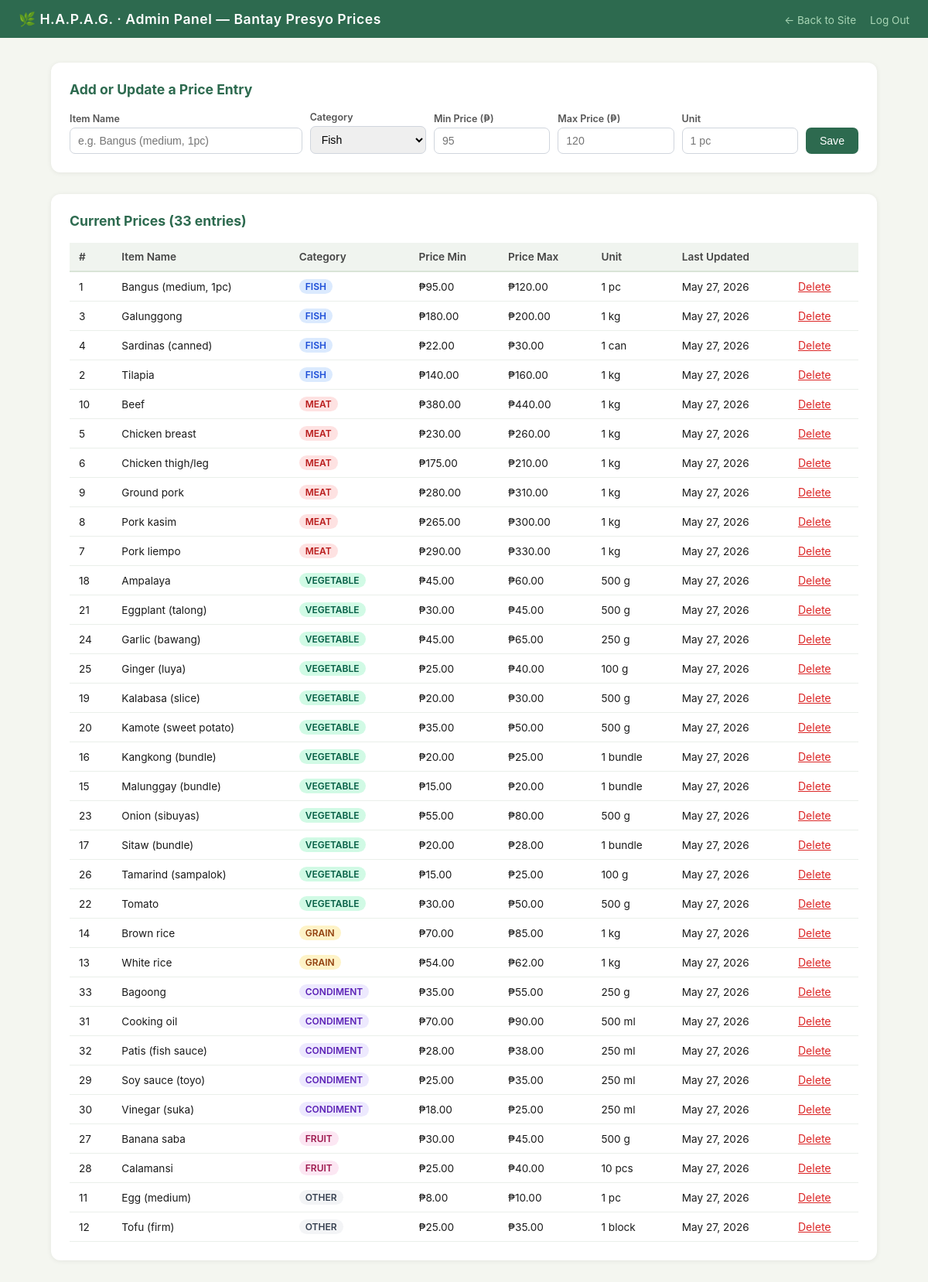
The app's page /admin/prices.php (signed in) with its own data.
### tables this page shows
CREATE TABLE IF NOT EXISTS food_prices (
  id            INT UNSIGNED AUTO_INCREMENT PRIMARY KEY,
  item_name     VARCHAR(191) NOT NULL,
  category      ENUM('fish','meat','vegetable','grain','condiment','fruit','dairy','other') NOT NULL DEFAULT 'other',
  price_min     DECIMAL(8,2) NOT NULL DEFAULT 0,
  price_max     DECIMAL(8,2) NOT NULL DEFAULT 0,
  unit          VARCHAR(40)  NOT NULL DEFAULT '1 kg',
  source        VARCHAR(100) DEFAULT 'DA Bantay Presyo',
  updated_at    DATETIME NOT NULL DEFAULT CURRENT_TIMESTAMP ON UPDATE CURRENT_TIMESTAMP,
  INDEX idx_category (category)
);

### admin/prices.php (the view, shortened to what this page needs)
<?php
$pdo  = db();
$prices = $pdo->query(
    'SELECT * FROM food_prices ORDER BY category, item_name'
)->fetchAll();
$categories = ['fish','meat','vegetable','grain','condiment','fruit','dairy','other'];
?>
<!DOCTYPE html>
<html lang="en">
<head>
</head>
<body>
<div class="topbar">
  <h1>🌿 H.A.P.A.G. · Admin Panel — Bantay Presyo Prices</h1>
  <div>
    <a href="/hapag/index.php">← Back to Site</a>
    <a href="/hapag/api/logout.php">Log Out</a>
  </div>
</div>
<div class="container">
  <div class="card">
    <h2>Add or Update a Price Entry</h2>
    <form method="POST">
      <div class="form-grid">
        <div>
          <label>Item Name</label>
          <input type="text" name="item_name" placeholder="e.g. Bangus (medium, 1pc)" required />
        </div>
        <div>
          <label>Category</label>
          <select name="category">
            <?php foreach ($categories as $c): ?>
            <option value="<?= $c ?>"><?= ucfirst($c) ?></option>
            <?php endforeach; ?>
          </select>
        </div>
        <div>
          <label>Min Price (₱)</label>
          <input type="number" name="price_min" step="0.01" min="0" placeholder="95" />
        </div>
        <div>
          <label>Max Price (₱)</label>
          <input type="number" name="price_max" step="0.01" min="0" placeholder="120" />
        </div>
        <div>
          <label>Unit</label>
          <input type="text" name="unit" placeholder="1 pc" />
        </div>
        <div>
          <label>&nbsp;</label>
          <button class="btn-add" type="submit">Save</button>
        </div>
      </div>
    </form>
  </div>
  <div class="card">
    <h2>Current Prices (<?= count($prices) ?> entries)</h2>
    <table>
      <thead>
        <tr>
          <th>#</th>
          <th>Item Name</th>
          <th>Category</th>
          <th>Price Min</th>
          <th>Price Max</th>
          <th>Unit</th>
          <th>Last Updated</th>
          <th></th>
        </tr>
      </thead>
      <tbody>
        <?php foreach ($prices as $p): ?>
        <tr>
          <td><?= $p['id'] ?></td>
          <td><?= htmlspecialchars($p['item_name']) ?></td>
          <td><span class="cat-badge cat-<?= $p['category'] ?>"><?= $p['category'] ?></span></td>
          <td>₱<?= number_format($p['price_min'], 2) ?></td>
          <td>₱<?= number_format($p['price_max'], 2) ?></td>
          <td><?= htmlspecialchars($p['unit']) ?></td>
          <td><?= date('M j, Y', strtotime($p['updated_at'])) ?></td>
          <td>
            <a href="?delete=<?= $p['id'] ?>"
               onclick="return confirm('Delete this price entry?')"
               class="btn-del">Delete</a>
          </td>
        </tr>
        <?php endforeach; ?>
      </tbody>
    </table>
  </div>
</div>
</body>
</html>

### admin/prices.php (style rules this page uses)
*, *::before, *::after { box-sizing: border-box; margin: 0; padding: 0; }
body { font-family: 'Inter', system-ui, sans-serif; background: #f4f6f0; color: #1a1a1a; }
.topbar { background: #2d6a4f; color: #fff; padding: 14px 24px; display: flex; justify-content: space-between; align-items: center; }
.topbar h1 { font-size: 1.1rem; font-weight: 600; letter-spacing: .03em; }
.topbar a { color: #a8d5b5; font-size: .85rem; text-decoration: none; }
.container { max-width: 1100px; margin: 32px auto; padding: 0 16px; }
.card { background: #fff; border-radius: 12px; padding: 24px; box-shadow: 0 1px 6px rgba(0,0,0,.07); margin-bottom: 28px; }
h2 { font-size: 1.1rem; font-weight: 700; margin-bottom: 18px; color: #2d6a4f; }
.form-grid { display: grid; grid-template-columns: 2fr 1fr 1fr 1fr 1fr auto; gap: 10px; align-items: end; }
label { font-size: .78rem; font-weight: 600; color: #555; display: block; margin-bottom: 4px; }
input, select { width: 100%; padding: 8px 10px; border: 1px solid #d0d5dd; border-radius: 7px; font-size: .88rem; }
.btn-add { background: #2d6a4f; color: #fff; border: none; border-radius: 7px; padding: 9px 18px; cursor: pointer; font-size: .88rem; white-space: nowrap; }
table { width: 100%; border-collapse: collapse; font-size: .85rem; }
thead th { text-align: left; padding: 10px 12px; background: #f0f4ef; color: #444; font-weight: 600; border-bottom: 2px solid #d9e4d7; }
tbody td { padding: 9px 12px; border-bottom: 1px solid #eaefea; }
.cat-badge { display: inline-block; padding: 2px 8px; border-radius: 20px; font-size: .75rem; font-weight: 600; text-transform: uppercase; }
.cat-fish { background: #dbeafe; color: #1d4ed8; }
.cat-meat { background: #fee2e2; color: #b91c1c; }
.cat-vegetable { background: #d1fae5; color: #065f46; }
.cat-grain { background: #fef3c7; color: #92400e; }
.cat-condiment { background: #ede9fe; color: #5b21b6; }
.cat-fruit { background: #fce7f3; color: #9d174d; }
.cat-other { background: #f3f4f6; color: #374151; }
.btn-del { background: none; border: none; color: #dc2626; cursor: pointer; font-size: .88rem; text-decoration: underline; }

### records on screen
food_prices: id "1", item_name "Bangus (medium, 1pc)", category "FISH", price_min "95.00", price_max "120.00", unit "1 pc", updated_at "May 27, 2026"
food_prices: id "3", item_name "Galunggong", category "FISH", price_min "180.00", price_max "200.00", unit "1 kg", updated_at "May 27, 2026"
food_prices: id "4", item_name "Sardinas (canned)", category "FISH", price_min "22.00", price_max "30.00", unit "1 can", updated_at "May 27, 2026"
food_prices: id "2", item_name "Tilapia", category "FISH", price_min "140.00", price_max "160.00", unit "1 kg", updated_at "May 27, 2026"
food_prices: id "10", item_name "Beef", category "MEAT", price_min "380.00", price_max "440.00", unit "1 kg", updated_at "May 27, 2026"
food_prices: id "5", item_name "Chicken breast", category "MEAT", price_min "230.00", price_max "260.00", unit "1 kg", updated_at "May 27, 2026"
food_prices: id "6", item_name "Chicken thigh/leg", category "MEAT", price_min "175.00", price_max "210.00", unit "1 kg", updated_at "May 27, 2026"
food_prices: id "9", item_name "Ground pork", category "MEAT", price_min "280.00", price_max "310.00", unit "1 kg", updated_at "May 27, 2026"
food_prices: id "8", item_name "Pork kasim", category "MEAT", price_min "265.00", price_max "300.00", unit "1 kg", updated_at "May 27, 2026"
food_prices: id "7", item_name "Pork liempo", category "MEAT", price_min "290.00", price_max "330.00", unit "1 kg", updated_at "May 27, 2026"
food_prices: id "18", item_name "Ampalaya", category "VEGETABLE", price_min "45.00", price_max "60.00", unit "500 g", updated_at "May 27, 2026"
food_prices: id "21", item_name "Eggplant (talong)", category "VEGETABLE", price_min "30.00", price_max "45.00", unit "500 g", updated_at "May 27, 2026"
food_prices: id "24", item_name "Garlic (bawang)", category "VEGETABLE", price_min "45.00", price_max "65.00", unit "250 g", updated_at "May 27, 2026"
food_prices: id "25", item_name "Ginger (luya)", category "VEGETABLE", price_min "25.00", price_max "40.00", unit "100 g", updated_at "May 27, 2026"
food_prices: id "19", item_name "Kalabasa (slice)", category "VEGETABLE", price_min "20.00", price_max "30.00", unit "500 g", updated_at "May 27, 2026"
food_prices: id "20", item_name "Kamote (sweet potato)", category "VEGETABLE", price_min "35.00", price_max "50.00", unit "500 g", updated_at "May 27, 2026"
food_prices: id "16", item_name "Kangkong (bundle)", category "VEGETABLE", price_min "20.00", price_max "25.00", unit "1 bundle", updated_at "May 27, 2026"
food_prices: id "15", item_name "Malunggay (bundle)", category "VEGETABLE", price_min "15.00", price_max "20.00", unit "1 bundle", updated_at "May 27, 2026"
food_prices: id "23", item_name "Onion (sibuyas)", category "VEGETABLE", price_min "55.00", price_max "80.00", unit "500 g", updated_at "May 27, 2026"
food_prices: id "17", item_name "Sitaw (bundle)", category "VEGETABLE", price_min "20.00", price_max "28.00", unit "1 bundle", updated_at "May 27, 2026"
food_prices: id "26", item_name "Tamarind (sampalok)", category "VEGETABLE", price_min "15.00", price_max "25.00", unit "100 g", updated_at "May 27, 2026"
food_prices: id "22", item_name "Tomato", category "VEGETABLE", price_min "30.00", price_max "50.00", unit "500 g", updated_at "May 27, 2026"
food_prices: id "14", item_name "Brown rice", category "GRAIN", price_min "70.00", price_max "85.00", unit "1 kg", updated_at "May 27, 2026"
food_prices: id "13", item_name "White rice", category "GRAIN", price_min "54.00", price_max "62.00", unit "1 kg", updated_at "May 27, 2026"
food_prices: id "33", item_name "Bagoong", category "CONDIMENT", price_min "35.00", price_max "55.00", unit "250 g", updated_at "May 27, 2026"
food_prices: id "31", item_name "Cooking oil", category "CONDIMENT", price_min "70.00", price_max "90.00", unit "500 ml", updated_at "May 27, 2026"
food_prices: id "32", item_name "Patis (fish sauce)", category "CONDIMENT", price_min "28.00", price_max "38.00", unit "250 ml", updated_at "May 27, 2026"
food_prices: id "29", item_name "Soy sauce (toyo)", category "CONDIMENT", price_min "25.00", price_max "35.00", unit "250 ml", updated_at "May 27, 2026"
food_prices: id "30", item_name "Vinegar (suka)", category "CONDIMENT", price_min "18.00", price_max "25.00", unit "250 ml", updated_at "May 27, 2026"
food_prices: id "27", item_name "Banana saba", category "FRUIT", price_min "30.00", price_max "45.00", unit "500 g", updated_at "May 27, 2026"
food_prices: id "28", item_name "Calamansi", category "FRUIT", price_min "25.00", price_max "40.00", unit "10 pcs", updated_at "May 27, 2026"
food_prices: id "11", item_name "Egg (medium)", category "OTHER", price_min "8.00", price_max "10.00", unit "1 pc", updated_at "May 27, 2026"
food_prices: id "12", item_name "Tofu (firm)", category "OTHER", price_min "25.00", price_max "35.00", unit "1 block", updated_at "May 27, 2026"

### other values on screen
count($prices) "33"
form field category "Fish"
